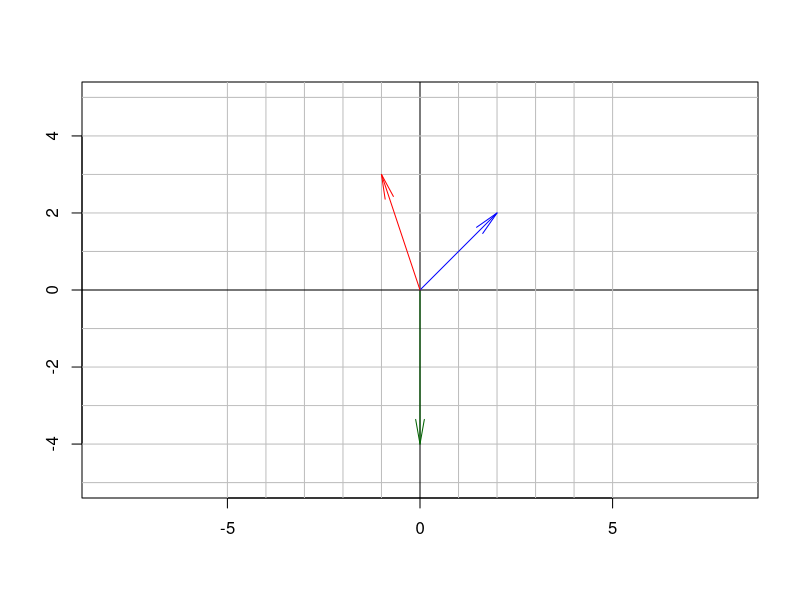
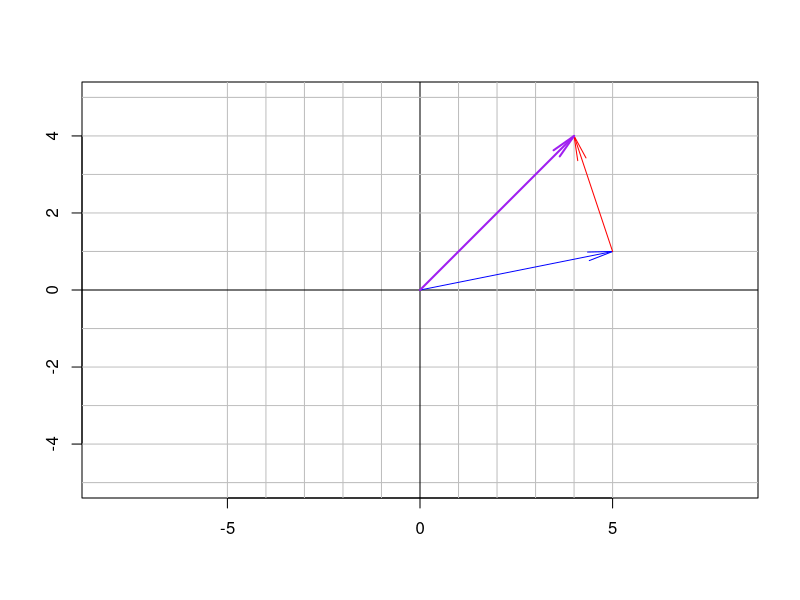
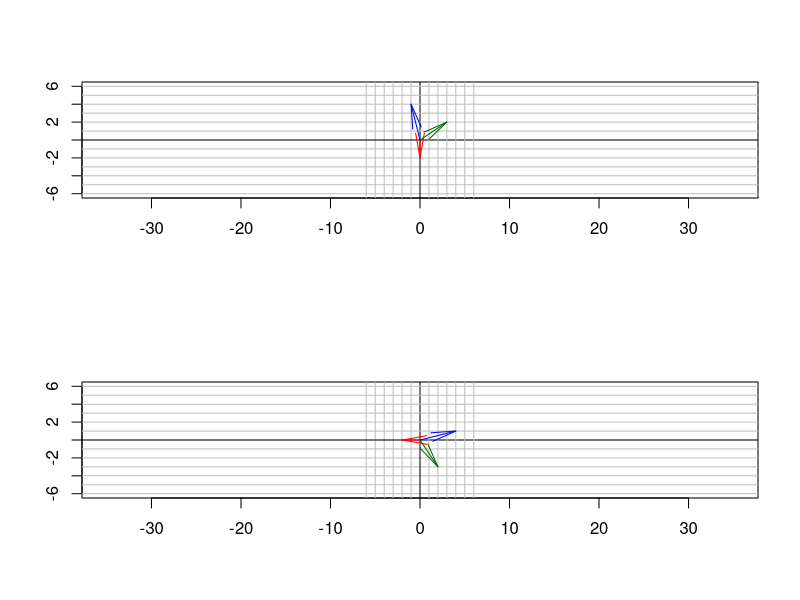
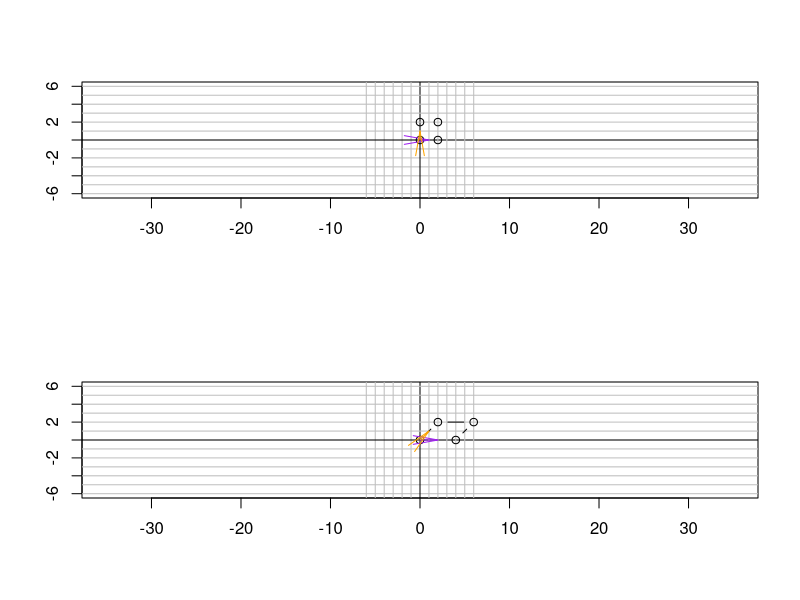

Source code (R) for these figures, in order:
## ---- chunk 1
knitr::opts_chunk$set(echo = TRUE)
## ---- chunk 2
# definindo alguns vetores
u <- c(0, -4)
v <- c(2, 2)
w <- c(-1, 3)

# essa pequena função facilita bastante representar vetores na janela gráfica
plotVector <- function(v, color = 'black', width = 1)
    arrows(x0 = 0, y0 = 0, x1 = v[1], y1 = v[2],
           col = color, lwd = width, angle = 10)

# vamos apenas inicializar uma região gráfica vazia;
# xlim e ylim se referem aos limites desta janela;
# xlab e ylab são os nomes de cada eixo (nada, no caso).
plot(NA, xlim = c(-5, 5), ylim = c(-5, 5), xlab = '', ylab = '', asp = 1)

# vamos também desenhar linhas que representam o sistema de coordenadas
for(i in (-5):5)
    {
        abline(h = i, col = ifelse(i != 0, 'grey', 'black'))
        abline(v = i, col = ifelse(i != 0, 'grey', 'black'))
    }

# agora, podemos usar a função que desenha vetores
plotVector(u, 'darkgreen')
plotVector(v, 'blue')
plotVector(w, 'red')
## ---- chunk 3
u <- c(5, 1)
v <- c(-1, 3)

# esta função desenha um vetor 'v' a partir da ponta de outro vetor 'u'
plotDislocatedVector <- function(v, u, color = 'black', width = 1)
    arrows(x0 = u[1], y0 = u[2], x1 = u[1] + v[1], y1 = u[2] + v[2],
           col = color, lwd = width, angle = 10)

# novamente, vamos inicializar um gráfico vazio
plot(NA, xlim = c(-5, 5), ylim = c(-5, 5), xlab = '', ylab = '', asp = 1)

for(i in (-5):5)
    {
        abline(h = i, col = ifelse(i != 0, 'grey', 'black'))
        abline(v = i, col = ifelse(i != 0, 'grey', 'black'))
    }

plotVector(u, 'blue')
plotDislocatedVector(v, u, 'red')
plotVector(u + v, 'purple', width = 2)
## ---- chunk 4
## primeiro vamos definir R
R <- matrix(c(0, 1,
              -1, 0), byrow = TRUE, nrow = 2)

## e dar uma olhada nesta matriz
R

## vamos definir alguns vetores
u <- c(3, 2)
v <- c(-1, 4)
w <- c(0, -2)

## e operar sobre eles com R
f.u <- R %*% u
f.v <- R %*% v
f.w <- R %*% w

## essa operação aí em cima representa a multiplicação de matrizes e vetores
## por isso eu disse que você não precisa se preocupar com isso

## vou usar esse código bastante, então vamos fazer uma pequena função
plotEmptyCanvas <- function()
    {
        plot(NA, xlim = c(-6, 6), ylim = c(-6, 6), xlab = '', ylab = '', asp = 1)
        for(i in (-6):6)
        {
            abline(h = i, col = ifelse(i != 0, 'grey', 'black'))
            abline(v = i, col = ifelse(i != 0, 'grey', 'black'))
        }
    }

par(mfrow = c(2, 1))

# plotar os vetores que entram
plotEmptyCanvas()
plotVector(u, 'darkgreen')
plotVector(v, 'blue')
plotVector(w, 'red')

# e os vetores que saem
plotEmptyCanvas()
plotVector(f.u, 'darkgreen')
plotVector(f.v, 'blue')
plotVector(f.w, 'red')
## ---- chunk 5
## vamos desenhar um quadrado
quadrado <- matrix(c(0, 0,
                     0, 2,
                     2, 2,
                     2, 0), byrow = TRUE, nrow = 4)

S <- matrix(c(2, 1,
              0, 1), byrow = TRUE, nrow = 2)

f.quadrado <- S %*% t(quadrado)
## esse função t() troca as linhas pelas colunas da matriz quadrado
## isso garante que cada aresta do quadrado seja um vetor coluna pra ser multiplicado

f.quadrado <- t(f.quadrado)
## cada aresta do quadrado transformado é uma linha agora

## vamos também olhar para o que acontece com os vetores que definem a base canônica do R2
ihat <- c(1, 0)
jhat <- c(0, 1)

f.ihat <- S %*% ihat
f.jhat <- S %*% jhat

par(mfrow = c(2, 1))

plotEmptyCanvas()
points(quadrado, type = 'b')
plotVector(ihat, 'purple')
plotVector(jhat, 'orange')

plotEmptyCanvas()
points(f.quadrado, type = 'b')
plotVector(f.ihat, 'purple')
plotVector(f.jhat, 'orange')

